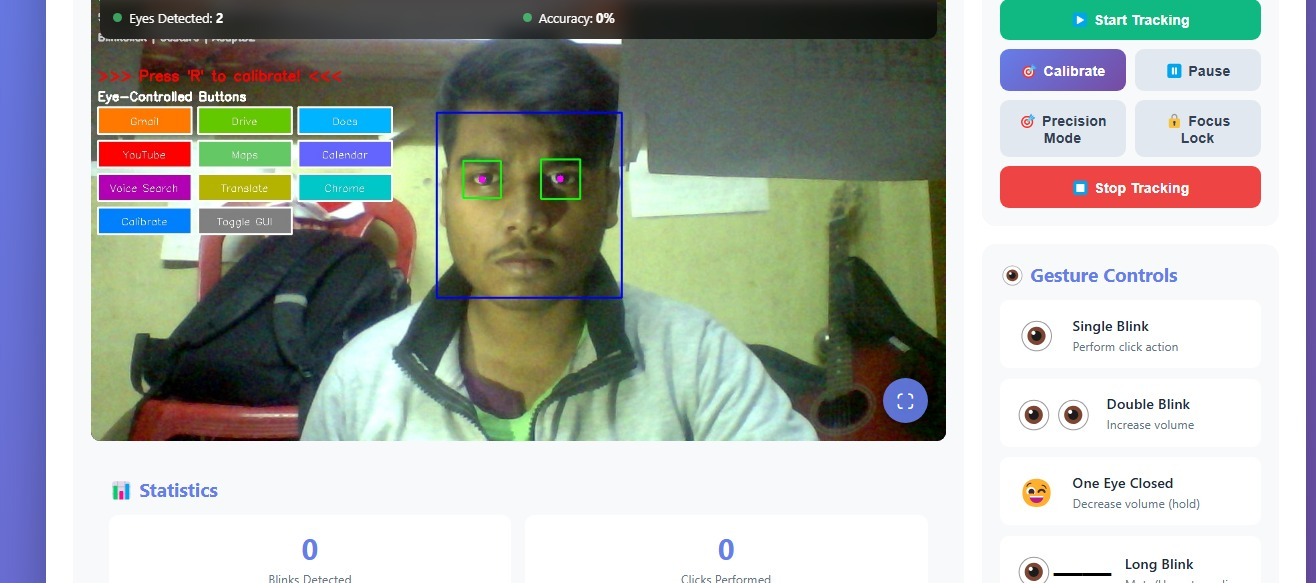
#> input picture pic1 (1).jpeg, 1316 x 583 px
$ python -i 'eye_tracker_simple copy.py'   (imports and definitions only)
#> lines starting #> are read from the running program, lines starting #| are printed output that depends on the picture

import cv2
import pyautogui
import numpy as np
from collections import deque
import time

# Disable PyAutoGUI fail-safe
pyautogui.FAILSAFE = False

class SimpleEyeTracker:
    def __init__(self):
        # Load Haar Cascade classifiers for face and eye detection
        self.face_cascade = cv2.CascadeClassifier(cv2.data.haarcascades + 'haarcascade_frontalface_default.xml')
        self.eye_cascade = cv2.CascadeClassifier(cv2.data.haarcascades + 'haarcascade_eye.xml')

        # Screen dimensions
        self.screen_w, self.screen_h = pyautogui.size()

        # Enhanced smoothing with weighted buffer
        self.smooth_buffer = deque(maxlen=5)  # Reduced from 10
        self.gaze_buffer = deque(maxlen=3)  # Reduced from 5

        # Blink detection variables
        self.last_blink_time = 0
        self.blink_cooldown = 0.5  # seconds
        self.eyes_detected_history = deque(maxlen=5)

        # Control mode
        self.control_enabled = True

        # Sensitivity control (1.0 = normal, higher = more sensitive)
        self.sensitivity = 1.5
        self.speed_multiplier = 1.0

        # Dead zone to reduce jitter (pixels)
        self.dead_zone = 15
        self.last_cursor_pos = None

        # Gaze reference points for calibration
        self.calibration_mode = False
        self.interactive_calibration = True  # Use interactive calibration instead of auto
        self.calibration_complete = False  # Track if interactive calibration is done
        self.calibration_points_targets = [
            (0.1, 0.1),  # Top-left
            (0.9, 0.1),  # Top-right
            (0.5, 0.5),  # Center
            (0.1, 0.9),  # Bottom-left
            (0.9, 0.9),  # Bottom-right
        ]
        self.current_calibration_point = 0
        self.calibration_samples = []
        self.samples_per_point = 30
        self.calibration_delay = 1.5  # seconds to stabilize
        self.calibration_start_time = None
        self.calibration_gaze_data = []  # Store gaze positions at calibration points

        self.calibration_data = {
            'min_x': float('inf'),
            'max_x': float('-inf'),
            'min_y': float('inf'),
            'max_y': float('-inf')
        }
        self.frames_processed = 0
        self.calibration_points = []

        # Tracking quality metrics
        self.tracking_confidence = 0.0
        self.last_valid_gaze = None

        # Detection improvement variables
        self.last_face_rect = None
        self.face_miss_counter = 0
        self.max_face_misses = 3

    # [616 lines left out: functions preprocess_for_detection, start_calibration, finish_calibration, detect_pupil, process_calibration_frame, smooth_position and 5 more, not called in this run]

# [3 lines not run here, left out]

>>> import cv2
>>> picture = cv2.imread('pic1 (1).jpeg', cv2.IMREAD_GRAYSCALE)
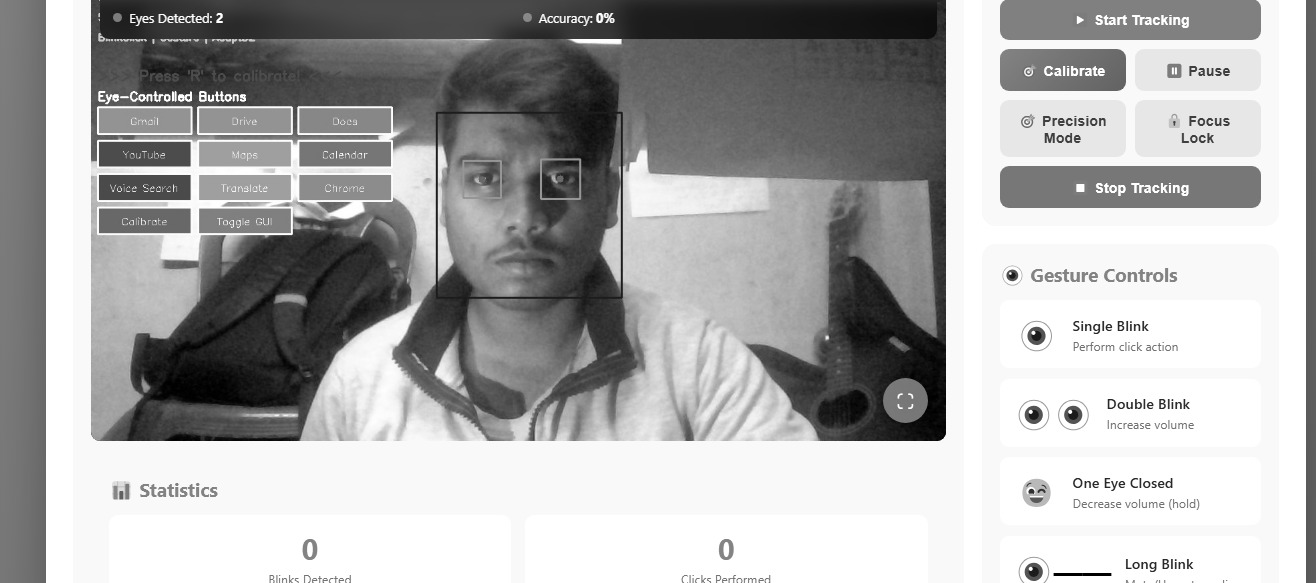
#> picture: shape (583, 1316); min 0, max 255, mean 171.4
#> (the run stopped early here; a loop or call above may not have finished)

$ run again, on pic1 (2).jpeg
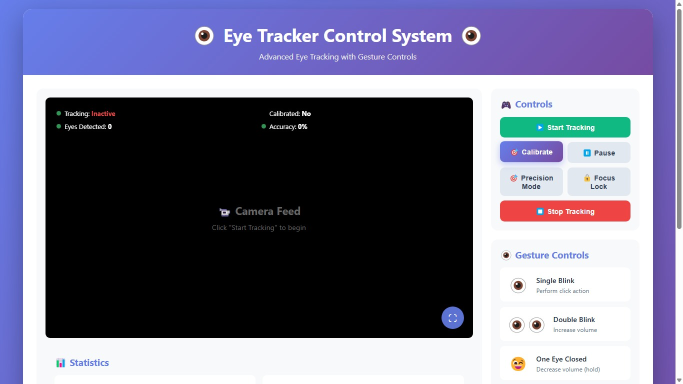
#> input picture pic1 (2).jpeg, 1366 x 768 px (shown at 1/2 size)
#> `picture = cv2.imread('pic1 (1).jpeg', cv2.IMREAD_GRAYSCALE)`:
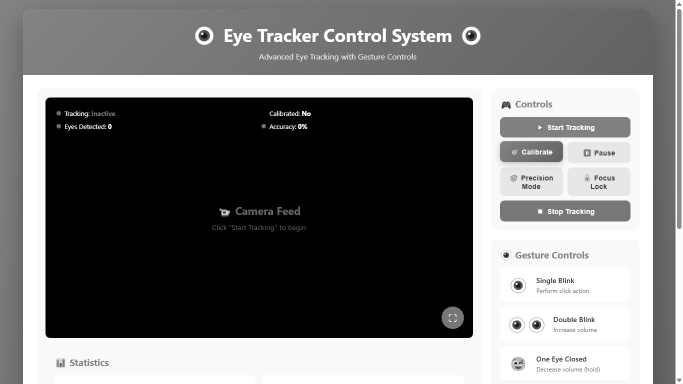
#> picture: shape (768, 1366) (shown at 1/2 size); min 0, max 255, mean 115.6

$ run again, on pic1 (3).jpeg
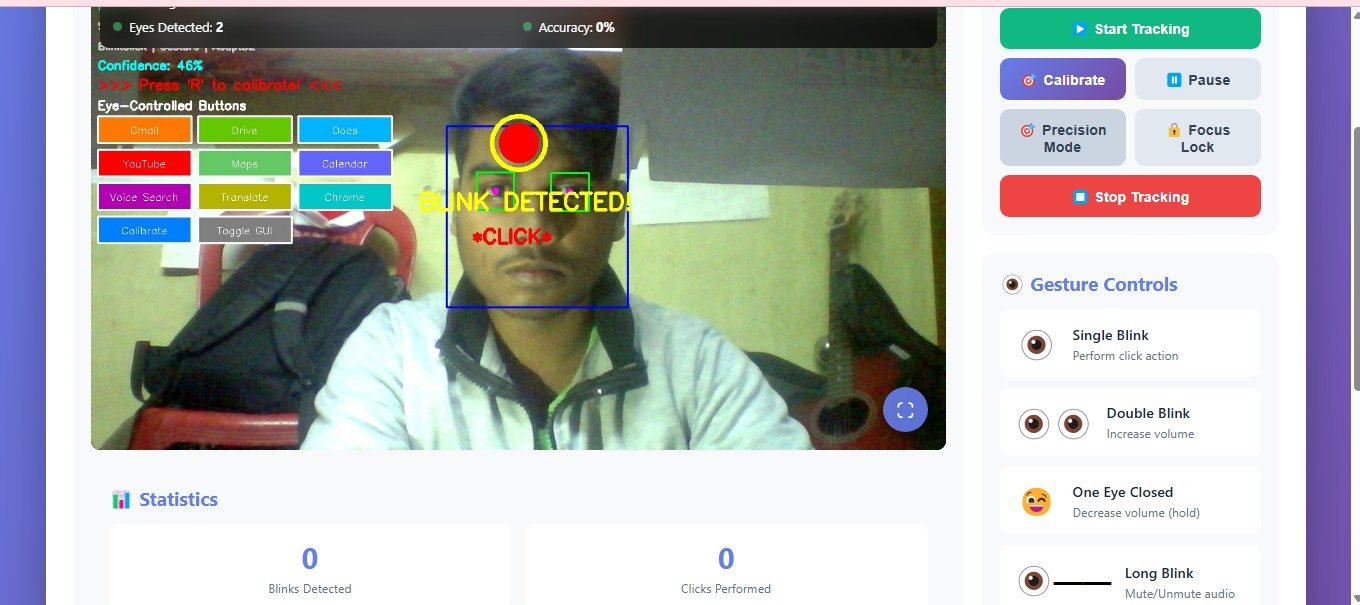
#> input picture pic1 (3).jpeg, 1360 x 605 px
#> `picture = cv2.imread('pic1 (1).jpeg', cv2.IMREAD_GRAYSCALE)`:
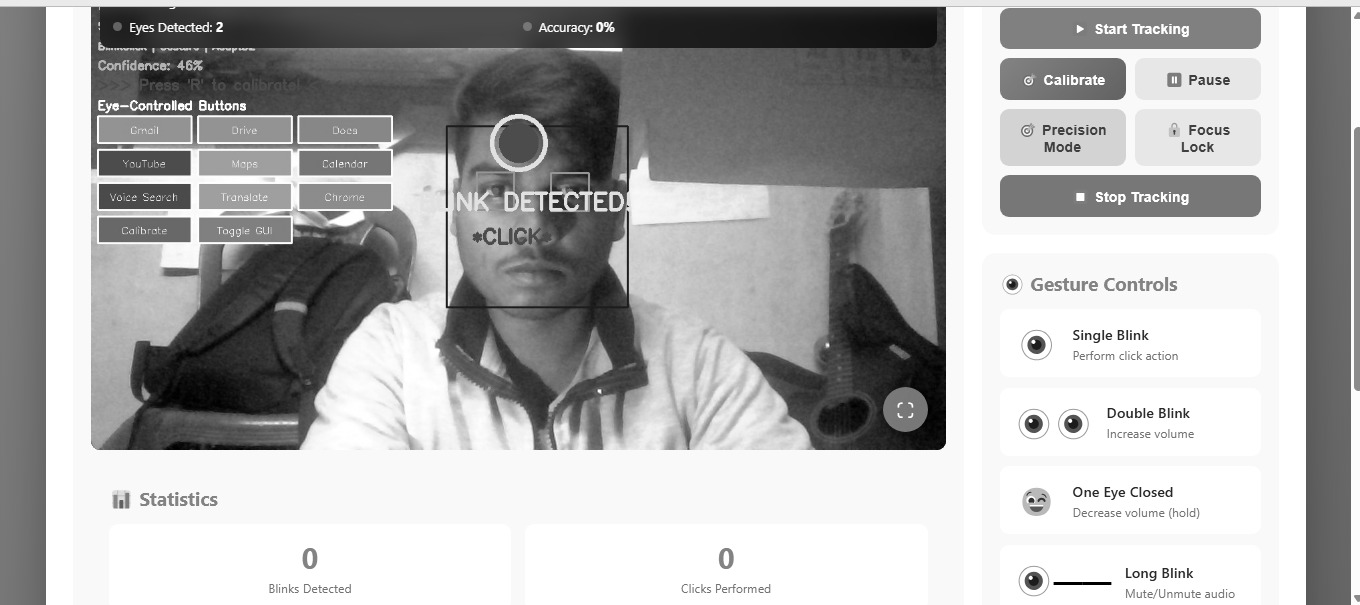
#> picture: shape (605, 1360); min 0, max 255, mean 174.5
